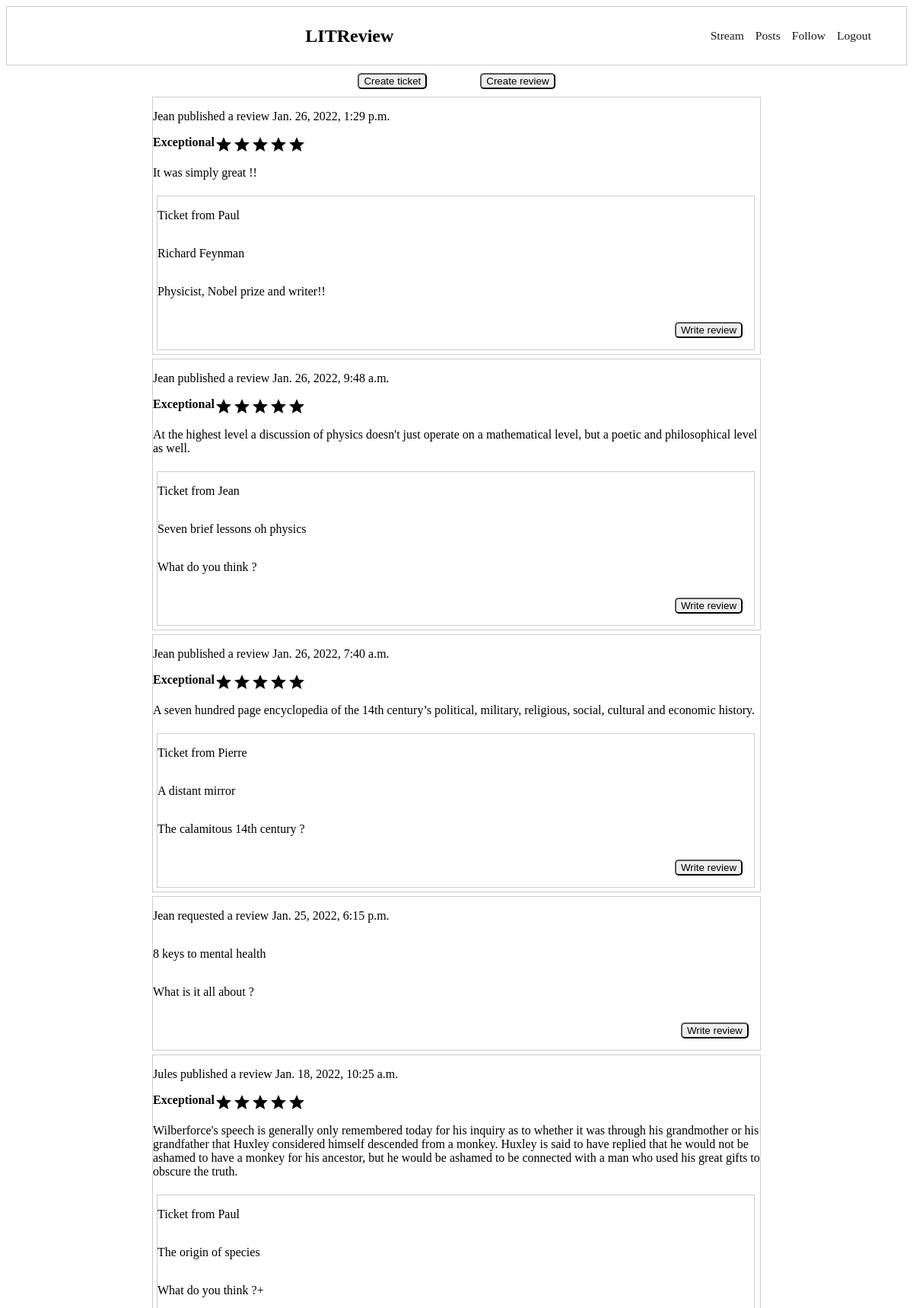
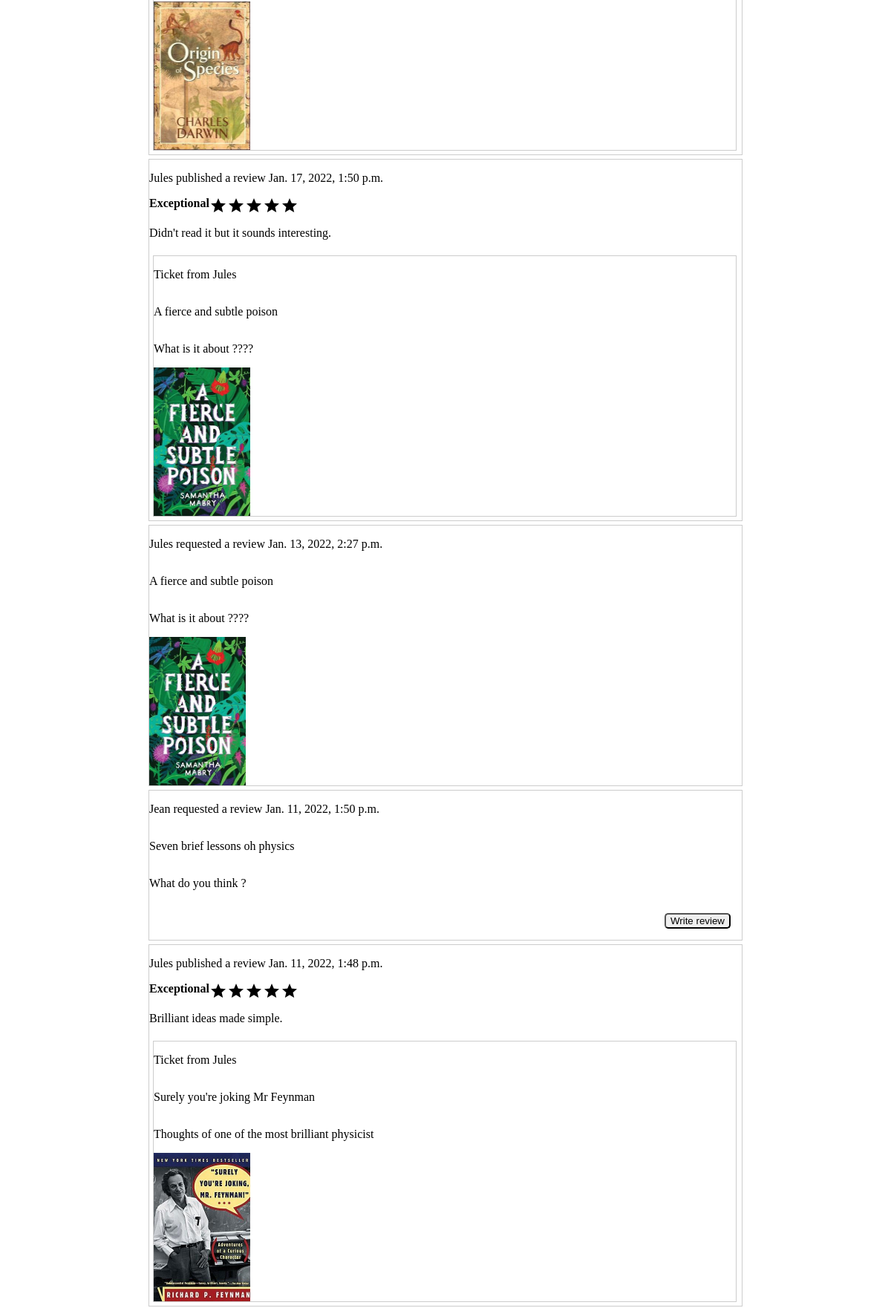
The app's page /review/feed/ (signed in, upper part) with its own data (2 pictures, top to bottom).
### review/models.py (models this page shows, shortened)
class Review(models.Model):
    ticket = models.ForeignKey(to=Ticket, on_delete=models.CASCADE)
    rating = models.PositiveSmallIntegerField(validators=[MinValueValidator(0), MaxValueValidator(5)])
    user = models.ForeignKey(to=settings.AUTH_USER_MODEL, on_delete=models.CASCADE)
    headline = models.CharField(max_length=128)
    body = models.TextField(max_length=8192, blank=True)
    time_created = models.DateTimeField(auto_now_add=True)

class Ticket(models.Model):
    title = models.CharField(max_length=128)
    description = models.TextField(max_length=128, blank=True)
    user = models.ForeignKey(to=settings.AUTH_USER_MODEL, on_delete=models.CASCADE)
    image = models.ImageField(null=True, blank=True)
    time_created = models.DateTimeField(auto_now_add=True)

### authentication/models.py (models this page shows)
class User(AbstractUser):
    pass

### review/views.py (the view)
# urls.py: path('review/feed/', review.views.feed, name='feed'),
@login_required
def feed(request):
    followee = request.user.following.values_list('followed_user', flat=True)
    all_tickets = models.Ticket.objects.filter(Q(user=request.user) | Q(user__in=followee))
    all_tickets = all_tickets.annotate(content_type=Value('TICKET', CharField()))
    all_reviews = models.Review.objects.filter(Q(user=request.user) | Q(user__in=followee))
    all_reviews = all_reviews.annotate(content_type=Value('REVIEW', CharField()))
    """ combine and sort the two types of posts"""
    posts = sorted(
        chain(all_reviews, all_tickets),
        key=lambda post: post.time_created,
        reverse=True
    )
    return render(request, 'review/feed.html', context={'posts': posts})

### review/templates/review/feed.html
{% extends 'base.html' %}
{% load static %}
{% block css_files %}
	<link rel="stylesheet" href="{% static 'review/feed.css' %}">
{% endblock css_files %}
{% block content %}
<div class="main-div">
	<section class="topform-div">
	  <form action="{%url 'create_ticket' %}">
      <input type="submit" value="Create ticket" />
    </form>
	  <form action="{%url 'create_review' %}">
      <input type="submit" value="Create review" />
    </form>
	</section>
    {% for post in posts %}
       {% if post.content_type == 'TICKET' %}
         {% include 'review/partials/ticket_snippet.html' with ticket=post %}
       {% elif post.content_type == 'REVIEW' %}
          {% include 'review/partials/review_snippet.html' with review=post %}
       {% endif %}
    {% endfor %}
</div>
{% endblock content %}

### review/templates/review/partials/review_snippet.html (shortened to what this page needs)
<div class="div-review">
<p>{{ review.user }} published a review  {{ review.time_created }}</p>
{% include 'review/partials/rating_snippet.html' %}
<p> {{ review.body }}</p>
<div>
  <section class="ticket-info" >
    <p>Ticket from  {{ review.ticket.user }}</p>
    <p>{{ review.ticket.title }}</p>
    <p>{{ review.ticket.description }}</p>
  </section>
{% if request.user == review.user %}
  <img src="{{ review.ticket.image.url }}" alt="Book cover" width="130" height="200">
  </div>
  </div>
{% else %}
	<section class="form-div">
    <form method="post" action="{%url 'write_review' %}">
      <button type="submit" name="ticket_pk" value="{{ review.ticket.pk }}" >Write review</button>
    </form>
	</section>
</div>
</div>
{% endif %}

### review/templates/review/partials/rating_snippet.html (shortened to what this page needs)
  <section class="rating">
  {% if  review.rating == 1  %}
	 <strong>Avoid</strong>
	 <span class="material-icons-outlined"> star_purple500 </span>
	 <span class="material-icons-outlined"> star_border_purple500 </span>
	 <span class="material-icons-outlined"> star_border_purple500 </span>
	 <span class="material-icons-outlined"> star_border_purple500 </span>
	 <span class="material-icons-outlined"> star_border_purple500 </span>
  {% elif  review.rating == 5  %}
	 <strong>Exceptional</strong>
	 <span class="material-icons-outlined"> star_purple500 </span>
	 <span class="material-icons-outlined"> star_purple500 </span>
	 <span class="material-icons-outlined"> star_purple500 </span>
	 <span class="material-icons-outlined"> star_purple500 </span>
	 <span class="material-icons-outlined"> star_purple500 </span>
  {% endif %}
  </section>

### review/templates/review/partials/ticket_snippet.html (shortened to what this page needs)
<div class="div-ticket">
<p>{{ ticket.user }} requested a review {{ ticket.time_created }}</p>
     <p>  {{ ticket.title }}</p>
     <p>  {{ ticket.description }}</p>
       {% if ticket.user == request.user  %}
       {% if ticket.review_set.all %}
			   <img src="{{ ticket.image.url }}" alt="Book cover" width="130" height="200">
       {% endif %}
         {% else %}
        	<section class="form-div">
            <form method="post" action="{%url 'write_review' %}">
              <button type="submit" name="ticket_pk" value="{{ ticket.pk }}" >Write review</button>
            </form>
        	</section>
       {% endif %}
</div>

### review/static/review/feed.css (style rules this page uses)
.main-div { width: 100%; display:flex; flex-direction: column; justify-content: center; align-items:center; margin: 0; padding: 0; }
.main-div div { width : 50rem; display:flex; flex-direction: column; justify-content: center; align-items:flex-start; border: 1px solid #ccc; box-sizing: border-box; padding: 0; }
.div-review { margin-bottom: 5px; }
.div-review div { width: 98.5%; margin: 5px; }
.div-ticket { margin-bottom: 5px; }
.topform-div { width: 100%; display: flex; flex-direction: row; justify-content: center; }
.topform-div form { margin: 10px 35px; }
.topform-div input { border-radius: 5px; }
.rating { display: flex; flex-direction: row; }
.ticket-info { width: 100%; display: flex; flex-direction: column; justify-content: flex-start; }
.form-div { width: 100%; display: flex; flex-direction: row; justify-content: flex-end; }
.form-div form { margin: 15px; }
.form-div button { border-radius: 5px; }

### records on screen
Review: user "Jean", time_created "Jan. 26, 2022, 1:29 p.m.", rating "Exceptional", body "It was simply great !!", ticket.user "Paul", ticket "Richard Feynman", ticket.description "Physicist, Nobel prize and writer!!"
Review: user "Jean", time_created "Jan. 26, 2022, 9:48 a.m.", rating "Exceptional", body "At the highest level a discussion of physics doesn't just operate on a mathematical level, but a poetic and philosophical level as well.", ticket.user "Jean", ticket "Seven brief lessons oh physics", ticket.description "What do you think ?"
Review: user "Jean", time_created "Jan. 26, 2022, 7:40 a.m.", rating "Exceptional", body "A seven hundred page encyclopedia of the 14th century’s political, military, religious, social, cultural and economic history.", ticket.user "Pierre", ticket "A distant mirror", ticket.description "The calamitous 14th century ?"
Ticket: user "Jean", time_created "Jan. 25, 2022, 6:15 p.m.", title "8 keys to mental health", description "What is it all about ?", {{ ticket.pk }} 10 (drawn)
Review: user "Jules", time_created "Jan. 18, 2022, 10:25 a.m.", rating "Exceptional", body "Wilberforce's speech is generally only remembered today for his inquiry as to whether it was through his grandmother or his grandfather that Huxley considered himself descended from a monkey. Huxley is said to have replied that he would not be ashamed to have a monkey for his ancestor, but he would be ashamed to be connected with a man who used his great gifts to obscure the truth.", ticket.user "Paul", ticket "The origin of species", ticket.description "What do you think ?+", ticket.image (picture)
Review: user "Jules", time_created "Jan. 17, 2022, 1:50 p.m.", rating "Exceptional", body "Didn't read it but it sounds interesting.", ticket.user "Jules", ticket "A fierce and subtle poison", ticket.description "What is it about ????", ticket.image (picture)
Ticket: user "Jules", time_created "Jan. 13, 2022, 2:27 p.m.", title "A fierce and subtle poison", description "What is it about ????", image (picture)
Ticket: user "Jean", time_created "Jan. 11, 2022, 1:50 p.m.", title "Seven brief lessons oh physics", description "What do you think ?", {{ ticket.pk }} 13 (drawn)
Review: user "Jules", time_created "Jan. 11, 2022, 1:48 p.m.", rating "Exceptional", body "Brilliant ideas made simple.", ticket.user "Jules", ticket "Surely you're joking Mr Feynman", ticket.description "Thoughts of one of the most brilliant physicist", ticket.image (picture)
